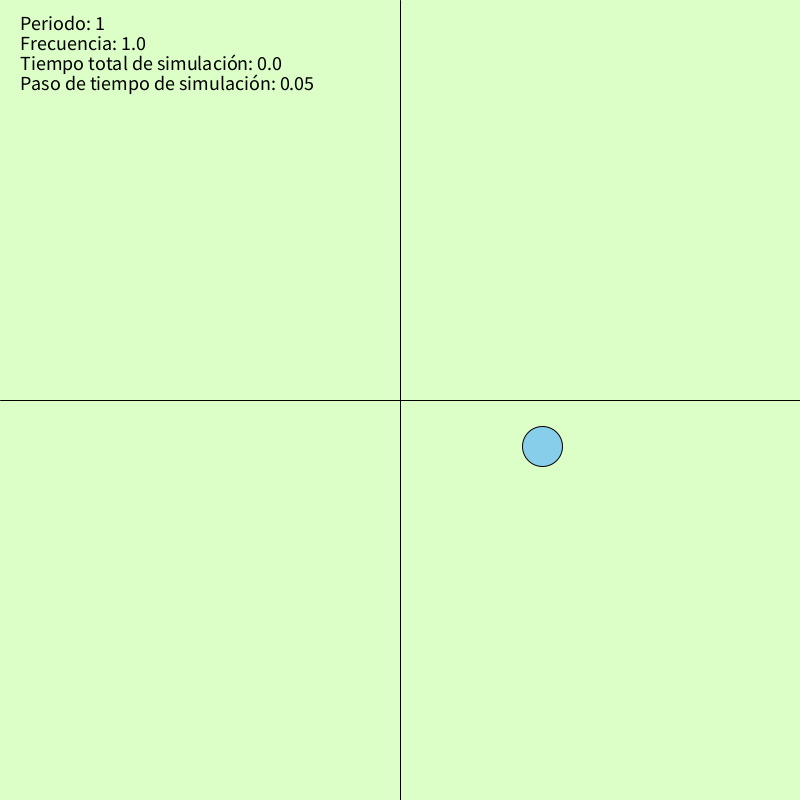
Frame 1 (no input)
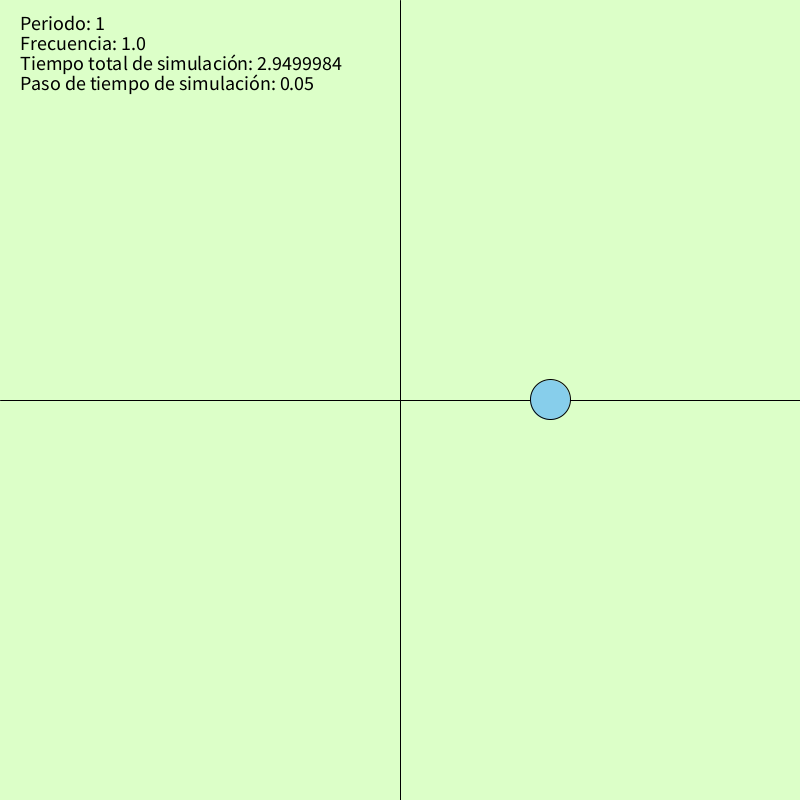
Frame 60 (the mouse pressed at the canvas centre just before this capture)
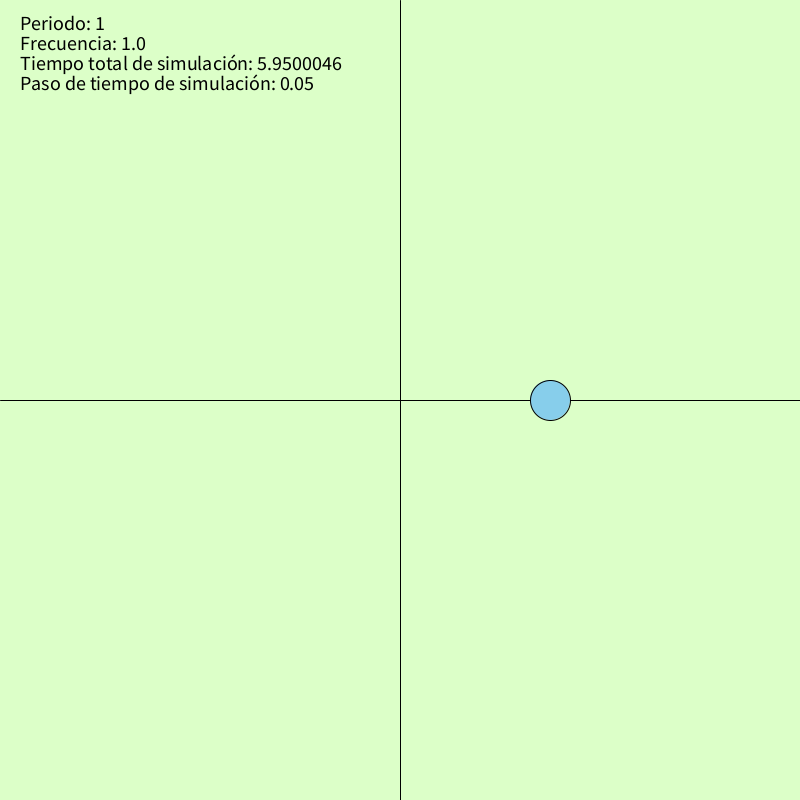
Frame 120 (the mouse held since frame 60 and released just before this capture)

The Processing sketch that drew these frames (run headless with seeded random() and noise(); from frame 60 on, the mouse is pressed at the canvas centre):

// Processing sketch: movimiento_circular
// ── movimiento_circular.pde
// Ejercicio 2: Simulación de un movimiento circular
// Autor: Sergi Sanz Sancho

PVector centro;
int r, radio_trayectoria, periodo;
float dt, t, frecuencia, vel; 

void setup() {
  size(800, 800); 
  initVariables();  // Inicializar variables
}

void draw() {
  background(220, 255, 200); // Color de fondo
  stroke(0); // Color de las líneas de los ejes
  addText();

  // Dibuja ejes que se cruzan en el centro
  line(0, height / 2, width, height / 2); // Eje horizontal
  line(width / 2, 0, width / 2, height); // Eje vertical
  
  t += dt;

  // Cálculo de la nueva posición de la pelota
  float x = centro.x + radio_trayectoria * cos(vel * t);
  float y = centro.y + radio_trayectoria * sin(vel * t);

  // Dibujar la pelota
  fill(135, 206, 235); // Color de la pelota
  ellipse(x, y, 2*r, 2*r); // Dibuja la pelota
}

void keyPressed() {
  if (key == 'r' || key == 'R') {
    initVariables();  // Reiniciar todas las variables relevantes
  }
}

void initVariables() {
  centro = new PVector(width / 2, height / 2); 
  r = 20; 
  radio_trayectoria = 150; 
  periodo = 1; 
  frecuencia = 1.0 / periodo; 
  vel = TWO_PI * frecuencia; 
  dt = 0.05; 
  t = 0.0;
}

void addText() {
  fill(0);
  textSize(20);
  text("Periodo: " + periodo, 20, 30);
  text("Frecuencia: " + frecuencia, 20, 50);
  text("Tiempo total de simulación: " + t, 20, 70);
  text("Paso de tiempo de simulación: " + dt, 20, 90);
}
